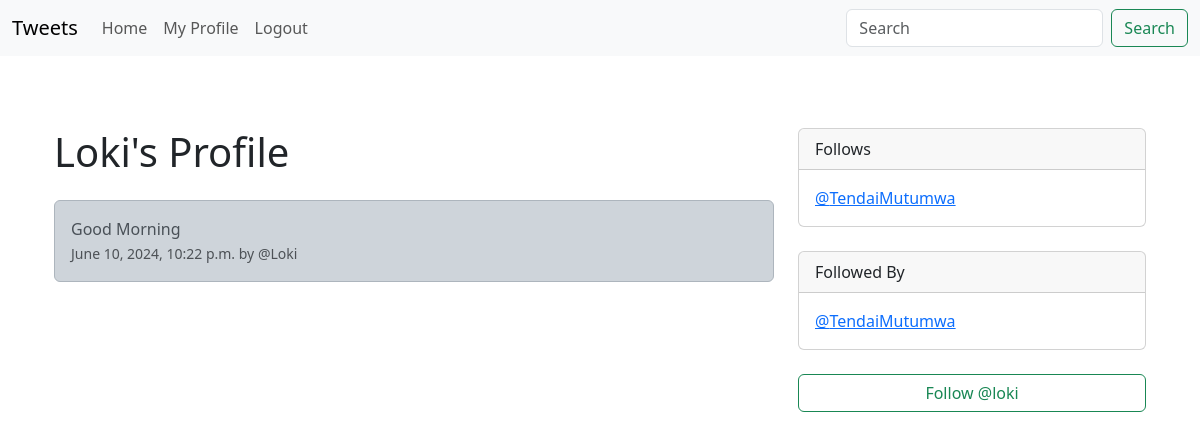
The page /profile/4 (signed in) on the database its author committed.
### coreApp/models.py (models this page shows, shortened)
class Profile(models.Model):
    user = models.OneToOneField(User, on_delete=models.SET_NULL, null=True, blank=True)
    follows = models.ManyToManyField(
        "self",
        related_name="followed_by",
        symmetrical=False,
        blank=True
    )
    date_modified = models.DateTimeField(User,auto_now=True)
    def __str__(self):
        return self.user.username

class Tweet(models.Model):
    user=models.ForeignKey(
        User,related_name="tweets",
        on_delete=models.DO_NOTHING
    )
    body =models.CharField(max_length=200)
    created_at = models.DateTimeField(auto_now_add=True)

### coreApp/views.py (the view, shortened to what this page needs)
# urls.py: path('profile/<int:pk>',views.profile,name='profile'),
def profile(request, pk):
    if request.user.is_authenticated:
        profile = Profile.objects.get(user_id=pk)
        tweets = Tweet.objects.filter(user_id = pk)
        return render(request, "profile.html", {"profile": profile,"tweets":tweets})
    else:
        messages.success(request, "You must be logged in to view this page.")
        return redirect('index')

### template/profile.html (shortened to what this page needs)
{% extends 'base.html' %}
{% block content %}
{% if profile %}
    <div class="container mt-5">
        <div class="row">
            <div class="col-md-8">
                <h1 class="mb-4">{{ profile.user.username }}'s Profile</h1>
                {% if tweets %}
                    {% for tweet in tweets %}
                        <div class="alert alert-dark mb-3">
                            {{ tweet.body }}<br/>
                            <small class="text-muted">
                                {{ tweet.created_at }} by @{{ tweet.user.username }}
                            </small>
                        </div>
                    {% endfor %}
                {% endif %}
            </div>
            <div class="col-md-4">
                <div class="card mb-4">
                    <div class="card-header">
                        Follows
                    </div>
                    <div class="card-body">
                        {% for following in profile.follows.all %}
                            <p class="card-text">
                                <a href="{% url 'profile' following.user.id %}">@{{ following }}</a>
                            </p>
                        {% endfor %}
                    </div>
                </div>
                <div class="card mb-4">
                    <div class="card-header">
                        Followed By
                    </div>
                    <div class="card-body">
                        {% for follower in profile.followed_by.all %}
                            <p class="card-text">
                                <a href="{% url 'profile' follower.user.id %}">@{{ follower }}</a>
                            </p>
                        {% endfor %}
                    </div>
                </div>
                <form method="POST" class="text-center">
                    {% if profile in user.profile.follows.all %}
                        <button class="btn btn-outline-danger w-100" name="follow" value="unfollow" type="submit">
                            Unfollow @{{ profile.user.username|lower }}
                        </button>
                    {% else %}
                        <button class="btn btn-outline-success w-100" name="follow" value="follow" type="submit">
                            Follow @{{ profile.user.username|lower }}
                        </button>
                    {% endif %}
                </form>
            </div>
        </div>
    </div>
{% endif %}
{% endblock %}

### rows shown on the page
Profile: user.username "Loki", user.username "loki"
Tweet: body "Good Morning", created_at "June 10, 2024, 10:22 p.m.", user.username "Loki"
Profile: user.username "TendaiMutumwa"
